Frame 1 (no input): blank canvas, image omitted
Frame 60 (the mouse pressed at the canvas centre just before this capture): blank canvas, image omitted
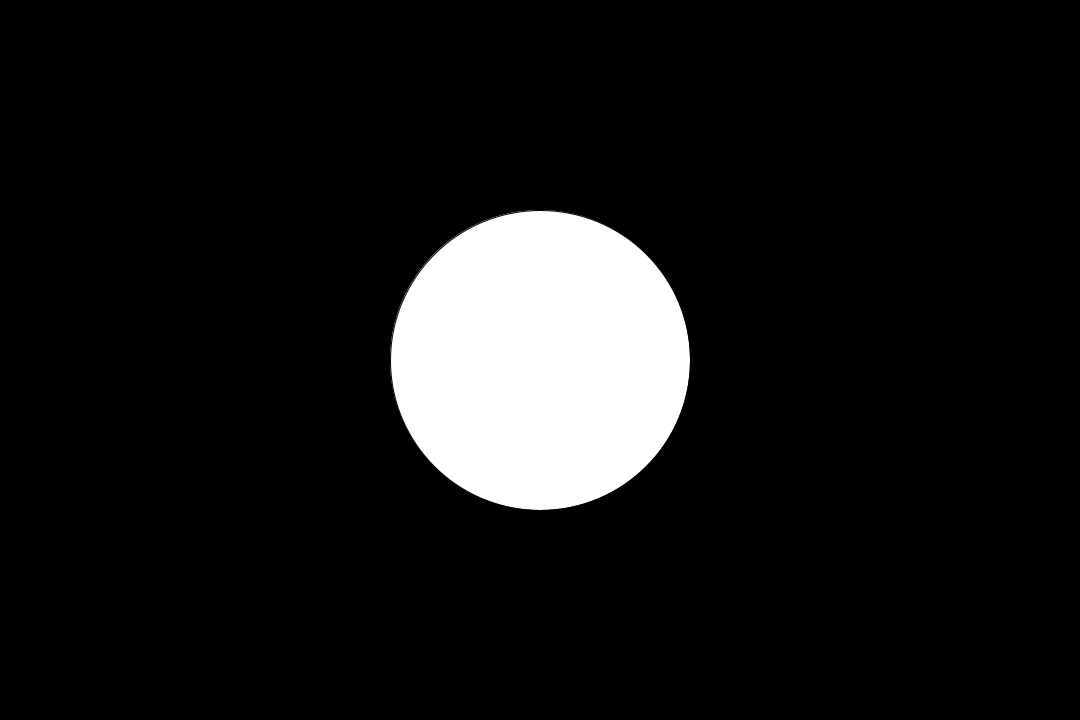
Frame 120 (the mouse held since frame 60 and released just before this capture)

The Processing sketch whose frames 1 and 60 were blank and that drew this single picture after the mouse press (run headless with seeded random() and noise(); from frame 60 on, the mouse is pressed at the canvas centre):

// Processing sketch: click_to_increase_size
// ── click_to_increase_size.pde
void setup()
{
  size(1080,720);
  background(0);
}

int size = 0;
int ifclicked = 0;

void draw()
{
  background(0);
  if (mousePressed == true)
  {
    size += 5;
    fill(255);
    ellipse(mouseX, mouseY, size, size);
  } else {
    size=0;
  }
}
